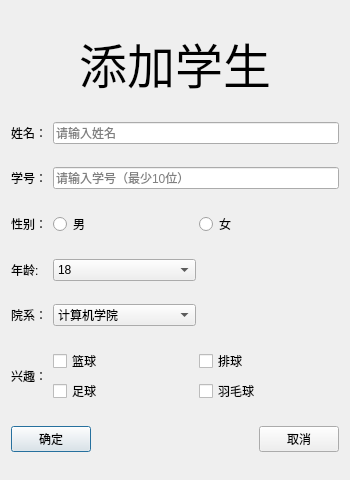
<?xml version="1.0" encoding="UTF-8"?>
<ui version="4.0">
 <class>addStu</class>
 <widget class="QDialog" name="addStu">
  <property name="geometry">
   <rect>
    <x>0</x>
    <y>0</y>
    <width>350</width>
    <height>480</height>
   </rect>
  </property>
  <property name="windowTitle">
   <string>添加学生</string>
  </property>
  <layout class="QVBoxLayout" name="verticalLayout">
   <item>
    <widget class="QLabel" name="label">
     <property name="sizePolicy">
      <sizepolicy hsizetype="Preferred" vsizetype="Fixed">
       <horstretch>0</horstretch>
       <verstretch>0</verstretch>
      </sizepolicy>
     </property>
     <property name="font">
      <font>
       <family>迷你简黄草</family>
       <pointsize>36</pointsize>
       <weight>50</weight>
       <italic>false</italic>
       <bold>false</bold>
      </font>
     </property>
     <property name="styleSheet">
      <string notr="true">font: 36pt &quot;迷你简黄草&quot;;</string>
     </property>
     <property name="text">
      <string>添加学生</string>
     </property>
     <property name="alignment">
      <set>Qt::AlignCenter</set>
     </property>
    </widget>
   </item>
   <item>
    <layout class="QHBoxLayout" name="horizontalLayout" stretch="1,8">
     <item>
      <widget class="QLabel" name="label_2">
       <property name="text">
        <string>姓名：</string>
       </property>
      </widget>
     </item>
     <item>
      <widget class="QLineEdit" name="le_name">
       <property name="text">
        <string/>
       </property>
       <property name="placeholderText">
        <string>请输入姓名</string>
       </property>
       <property name="clearButtonEnabled">
        <bool>true</bool>
       </property>
      </widget>
     </item>
    </layout>
   </item>
   <item>
    <layout class="QHBoxLayout" name="horizontalLayout_2" stretch="1,8">
     <item>
      <widget class="QLabel" name="label_3">
       <property name="text">
        <string>学号：</string>
       </property>
      </widget>
     </item>
     <item>
      <widget class="QLineEdit" name="le_id">
       <property name="placeholderText">
        <string>请输入学号（最少10位）</string>
       </property>
       <property name="clearButtonEnabled">
        <bool>true</bool>
       </property>
      </widget>
     </item>
    </layout>
   </item>
   <item>
    <layout class="QHBoxLayout" name="horizontalLayout_3" stretch="1,4,4">
     <item>
      <widget class="QLabel" name="label_4">
       <property name="text">
        <string>性别：</string>
       </property>
      </widget>
     </item>
     <item>
      <widget class="QRadioButton" name="rbtn_male">
       <property name="text">
        <string>男</string>
       </property>
       <attribute name="buttonGroup">
        <string notr="true">sexGroup</string>
       </attribute>
      </widget>
     </item>
     <item>
      <widget class="QRadioButton" name="rbtn_female">
       <property name="text">
        <string>女</string>
       </property>
       <attribute name="buttonGroup">
        <string notr="true">sexGroup</string>
       </attribute>
      </widget>
     </item>
    </layout>
   </item>
   <item>
    <layout class="QHBoxLayout" name="horizontalLayout_4" stretch="1,4,4">
     <item>
      <widget class="QLabel" name="label_5">
       <property name="text">
        <string>年龄:</string>
       </property>
      </widget>
     </item>
     <item>
      <widget class="QComboBox" name="cbb_age">
       <item>
        <property name="text">
         <string>18</string>
        </property>
       </item>
       <item>
        <property name="text">
         <string>19</string>
        </property>
       </item>
       <item>
        <property name="text">
         <string>20</string>
        </property>
       </item>
       <item>
        <property name="text">
         <string>21</string>
        </property>
       </item>
       <item>
        <property name="text">
         <string>22</string>
        </property>
       </item>
       <item>
        <property name="text">
         <string>23</string>
        </property>
       </item>
       <item>
        <property name="text">
         <string>24</string>
        </property>
       </item>
       <item>
        <property name="text">
         <string>25</string>
        </property>
       </item>
      </widget>
     </item>
     <item>
      <spacer name="horizontalSpacer_2">
       <property name="orientation">
        <enum>Qt::Horizontal</enum>
       </property>
       <property name="sizeHint" stdset="0">
        <size>
         <width>40</width>
         <height>20</height>
        </size>
       </property>
      </spacer>
     </item>
    </layout>
   </item>
   <item>
    <layout class="QHBoxLayout" name="horizontalLayout_5" stretch="1,4,4">
     <item>
      <widget class="QLabel" name="label_6">
       <property name="text">
        <string>院系：</string>
       </property>
      </widget>
     </item>
     <item>
      <widget class="QComboBox" name="cbb_yx">
       <item>
        <property name="text">
         <string>计算机学院</string>
        </property>
       </item>
       <item>
        <property name="text">
         <string>船海学院</string>
        </property>
       </item>
       <item>
        <property name="text">
         <string>电信学院</string>
        </property>
       </item>
       <item>
        <property name="text">
         <string>外国语学院</string>
        </property>
       </item>
       <item>
        <property name="text">
         <string>工商管理学院</string>
        </property>
       </item>
       <item>
        <property name="text">
         <string>新闻学院</string>
        </property>
       </item>
       <item>
        <property name="text">
         <string>自动化学院</string>
        </property>
       </item>
       <item>
        <property name="text">
         <string>海洋学部</string>
        </property>
       </item>
      </widget>
     </item>
     <item>
      <spacer name="horizontalSpacer_3">
       <property name="orientation">
        <enum>Qt::Horizontal</enum>
       </property>
       <property name="sizeHint" stdset="0">
        <size>
         <width>40</width>
         <height>20</height>
        </size>
       </property>
      </spacer>
     </item>
    </layout>
   </item>
   <item>
    <layout class="QHBoxLayout" name="horizontalLayout_6" stretch="1,8">
     <item>
      <widget class="QLabel" name="label_7">
       <property name="text">
        <string>兴趣：</string>
       </property>
      </widget>
     </item>
     <item>
      <layout class="QGridLayout" name="gridLayout">
       <item row="0" column="0">
        <widget class="QCheckBox" name="checkBox">
         <property name="text">
          <string>篮球</string>
         </property>
         <attribute name="buttonGroup">
          <string notr="true">insGroup</string>
         </attribute>
        </widget>
       </item>
       <item row="0" column="1">
        <widget class="QCheckBox" name="checkBox_2">
         <property name="text">
          <string>排球</string>
         </property>
         <attribute name="buttonGroup">
          <string notr="true">insGroup</string>
         </attribute>
        </widget>
       </item>
       <item row="1" column="0">
        <widget class="QCheckBox" name="checkBox_3">
         <property name="text">
          <string>足球</string>
         </property>
         <attribute name="buttonGroup">
          <string notr="true">insGroup</string>
         </attribute>
        </widget>
       </item>
       <item row="1" column="1">
        <widget class="QCheckBox" name="checkBox_4">
         <property name="text">
          <string>羽毛球</string>
         </property>
         <attribute name="buttonGroup">
          <string notr="true">insGroup</string>
         </attribute>
        </widget>
       </item>
      </layout>
     </item>
    </layout>
   </item>
   <item>
    <layout class="QHBoxLayout" name="horizontalLayout_7">
     <item>
      <widget class="QPushButton" name="btn_ok">
       <property name="text">
        <string>确定</string>
       </property>
      </widget>
     </item>
     <item>
      <spacer name="horizontalSpacer">
       <property name="orientation">
        <enum>Qt::Horizontal</enum>
       </property>
       <property name="sizeHint" stdset="0">
        <size>
         <width>48</width>
         <height>20</height>
        </size>
       </property>
      </spacer>
     </item>
     <item>
      <widget class="QPushButton" name="btn_cancal">
       <property name="text">
        <string>取消</string>
       </property>
      </widget>
     </item>
    </layout>
   </item>
  </layout>
 </widget>
 <layoutdefault spacing="6" margin="11"/>
 <resources/>
 <connections>
  <connection>
   <sender>btn_cancal</sender>
   <signal>clicked()</signal>
   <receiver>addStu</receiver>
   <slot>close()</slot>
   <hints>
    <hint type="sourcelabel">
     <x>302</x>
     <y>443</y>
    </hint>
    <hint type="destinationlabel">
     <x>174</x>
     <y>239</y>
    </hint>
   </hints>
  </connection>
 </connections>
 <buttongroups>
  <buttongroup name="sexGroup"/>
  <buttongroup name="insGroup">
   <property name="exclusive">
    <bool>false</bool>
   </property>
  </buttongroup>
 </buttongroups>
</ui>
